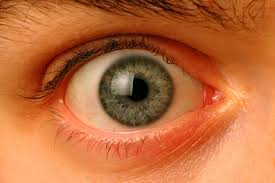
#> input picture iris detection/images.jpg, 275 x 183 px
$ jupyter execute --allow-errors iris_recognition.ipynb
#> lines starting #> are read from the running program, lines starting #| are printed output that depends on the picture; after the words box and inside, x2 and y2 are one past the last pixel; in counts of white or black regions, pixels touching at a corner belong together
# TP4 - Reconnaissance de l'Iris
L'objectif de ce TP est de comprendre et d'implémenter un système de reconnaissance de l'iris à partir d'images issues de la base de données CASIA.

[cell 1]
# Importation des bibliothèques nécessaires
import cv2
import numpy as np
import matplotlib.pyplot as plt
from skimage.transform import hough_circle, hough_circle_peaks
from skimage.feature import canny
from skimage.draw import circle_perimeter
import tensorflow as tf
from tensorflow.keras.models import Sequential
from tensorflow.keras.layers import Conv2D, Flatten, Dense
from scipy.spatial.distance import hamming

## Étape 1 : Chargement de l'image de l'iris

[cell 2]
# Charger une image de l'iris
image_path = 'images.jpg'  # Remplace par le chemin correct
iris_image = cv2.imread(image_path, cv2.IMREAD_GRAYSCALE)
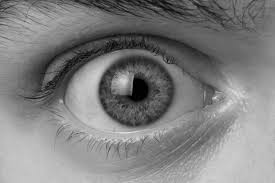
#> iris_image: shape (183, 275); min 0, max 234, mean 127.9
plt.imshow(iris_image, cmap='gray')
plt.title('Image originale de l\'iris')
plt.show()

## Étape 2 : Détection de la pupille avec la transformée de Hough

[cell 3]
# Détection des bords
edges = canny(iris_image, sigma=2.0)
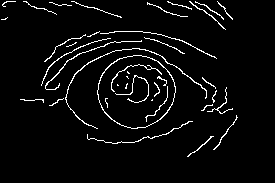
#> edges: shape (183, 275) bool; 4.3% white in thin lines or dots, all inside (x1, y1, x2, y2) = (1, 1, 238, 157)

# Détection des cercles
hough_radii = np.arange(20, 50, 2)
hough_res = hough_circle(edges, hough_radii)
accums, cx, cy, radii = hough_circle_peaks(hough_res, hough_radii, total_num_peaks=1)
#> accums = [0.428]; cx = [134]; cy = [91]; radii = [36]

# Dessiner le cercle détecté
fig, ax = plt.subplots()
ax.imshow(iris_image, cmap='gray')
for center_y, center_x, radius in zip(cy, cx, radii):
    circ = plt.Circle((center_x, center_y), radius, color='red', fill=False)
    ax.add_patch(circ)
#> this loop made 1 pass
#> (center_y, center_x, radius) on pass 1: (91, 134, 36)
plt.show()
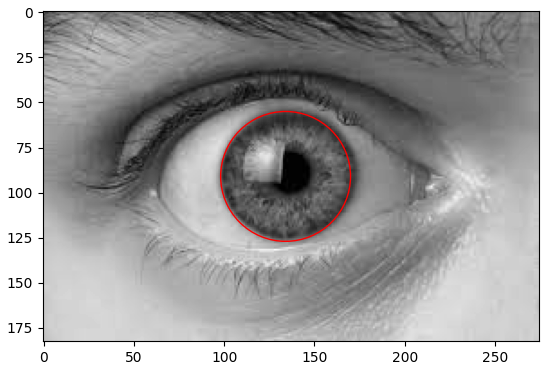
#> figure drawn by matplotlib, 1 panel

## Étape 3 : Amélioration de l'image avec égalisation d'histogramme

[cell 4]
# Égalisation de l'histogramme
equalized_image = cv2.equalizeHist(iris_image)
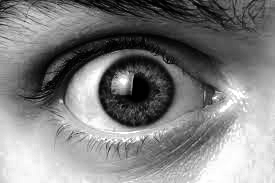
#> equalized_image: shape (183, 275); min 0, max 255, mean 128.2
plt.imshow(equalized_image, cmap='gray')
plt.title('Image après égalisation d’histogramme')
plt.show()

## Étape 4 : Normalisation de l'iris (Transformation en bande rectangulaire)

[cell 5]
# Simulation de la normalisation
normalized_iris = cv2.resize(equalized_image, (64, 256))  # Normalisation en une bande
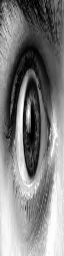
#> normalized_iris: shape (256, 64); min 0, max 255, mean 128.2
plt.imshow(normalized_iris, cmap='gray')
plt.title('Iris normalisé')
plt.show()
